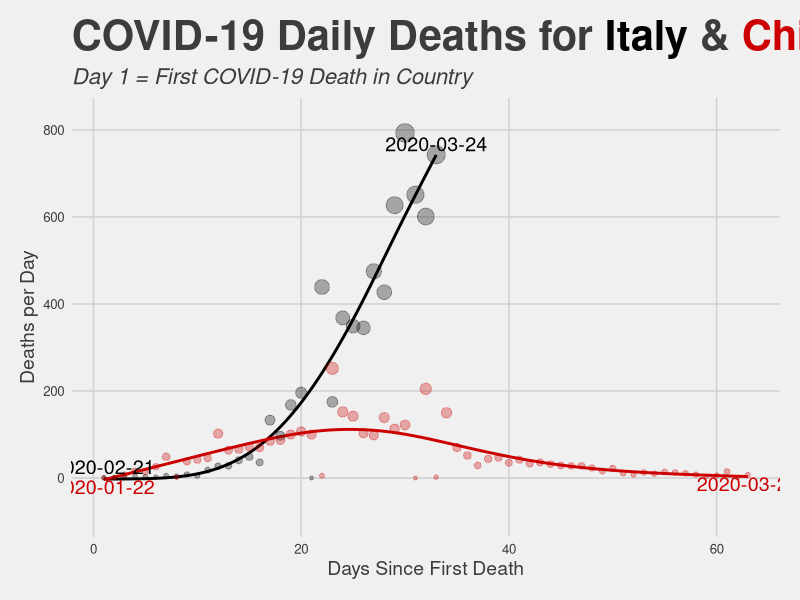
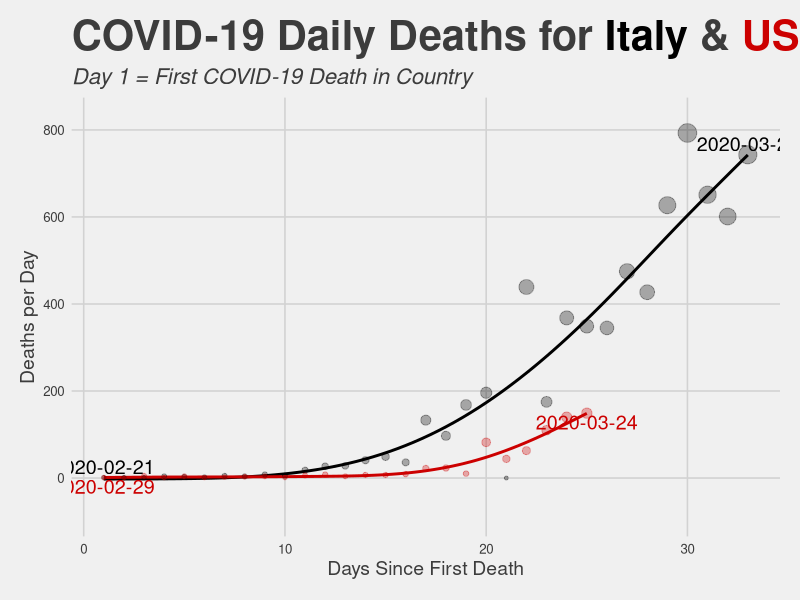
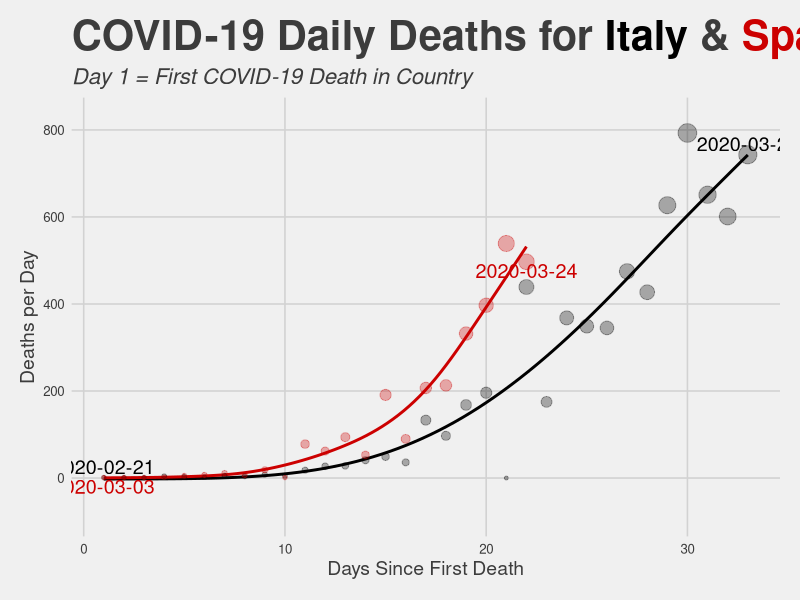
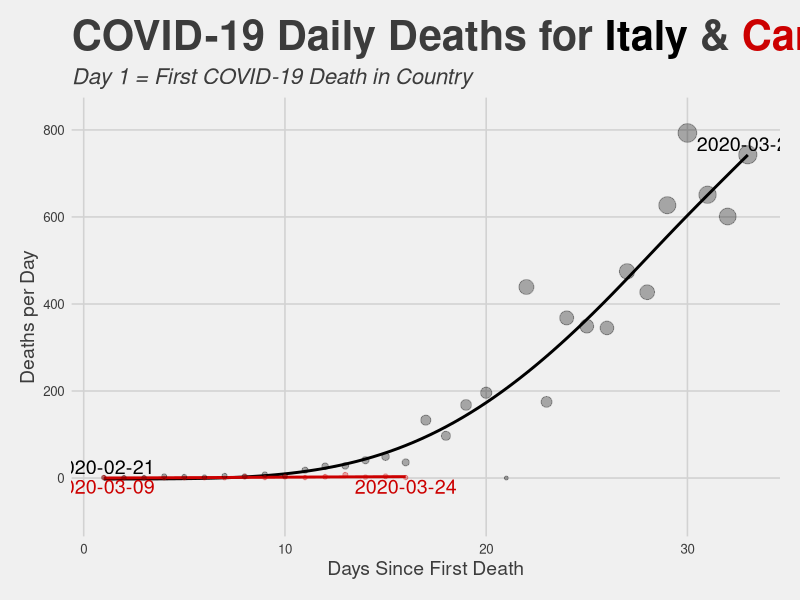
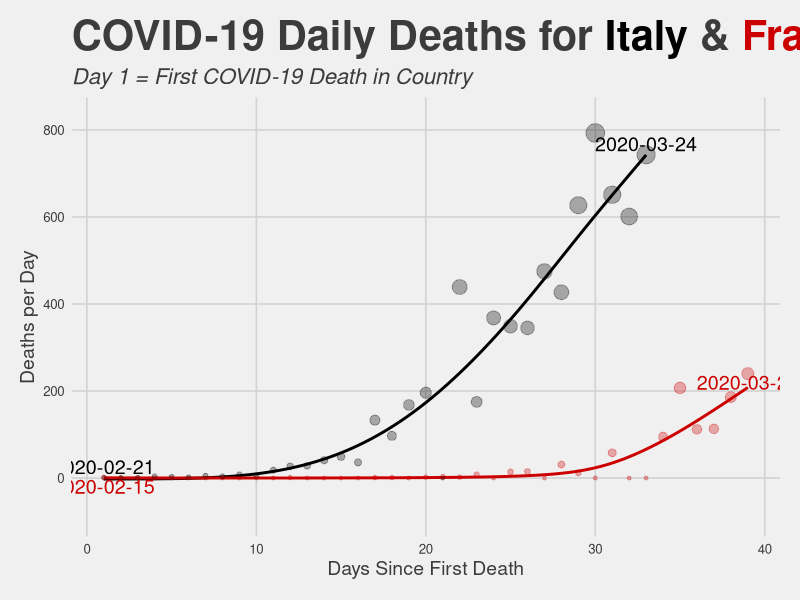
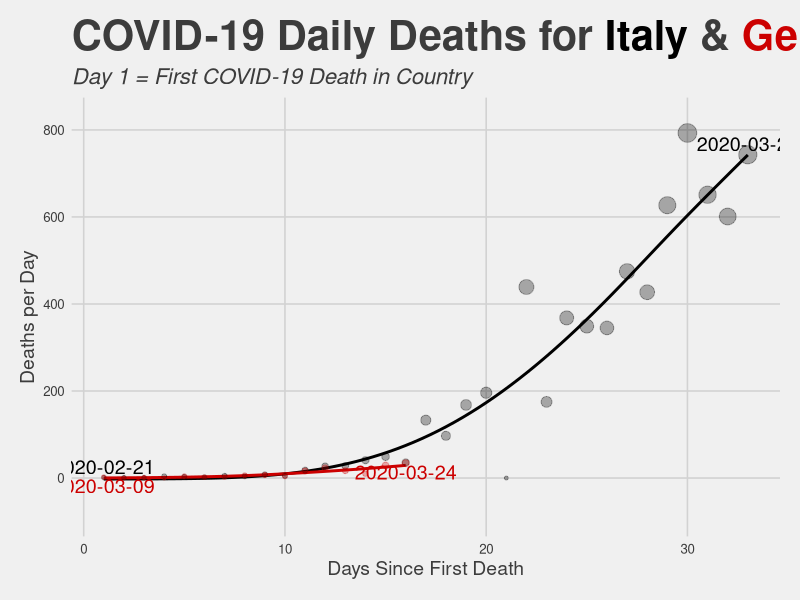

Here is the R script that generated these plots, in order:
library(tidyverse)
library(ggthemes)
library(ggtext)
library(lubridate)

covid19_tidy <- read_csv("csse_covid19_timeseries_combined_tidy.csv")

countries_of_interest <- c("China", "US","Spain","Canada","France","Germany")
# countries_of_interest <- c("France")

i = 1

for (i in 1:length(countries_of_interest)) {
  
country <- countries_of_interest[i]

covid_italy <- covid19_tidy %>% 
  filter(Country == "Italy",
         Deaths_Total > 0)

covid_italy$Day <- 1:length(covid_italy$Date)

covid_other <- covid19_tidy %>% 
  filter(Country == country,
         Deaths_Total > 0) %>% 
  group_by(Date) %>% 
  summarise(Deaths_Daily = sum(Deaths_Daily))

covid_other$Day <- 1:length(covid_other$Date)

deaths_total_italy <- covid_italy$Deaths_Total[length(covid_italy$Deaths_Total)]

ggplot() +
  
  #add trend line
  stat_smooth(data = covid_italy, aes(x = Day, y = Deaths_Daily), colour = "#000000", alpha = 0.1, method = "gam", fill = NA) +
  stat_smooth(data = covid_other, aes(x = Day, y = Deaths_Daily), colour = "#cc0000", alpha = 0.1, method = "gam", fill = NA) +
  
  #add points
  geom_point(data = covid_italy, aes(x = Day, y = Deaths_Daily, size = Deaths_Daily), colour = "#00000050") +
  geom_point(data = covid_other, aes(x = Day, y = Deaths_Daily, size = Deaths_Daily), colour = "#cc000050") +
  
  #add text
  geom_text(data = covid_italy[c(1,length(covid_italy$Date)),], aes(x = Day, y = Deaths_Daily + 25, label = Date), colour = "#000000", size = 5) +
  geom_text(data = covid_other[c(1,length(covid_other$Date)),], aes(x = Day, y = Deaths_Daily - 20, label = Date), colour = "#cc0000", size = 5) +
  
  #customize the theme
  theme_fivethirtyeight() +
  labs(title = paste("COVID-19 Daily Deaths for **<span style='color:#000000'>Italy**</span> & **<span style='color:#cc0000'>", country, "</span>**", sep = ""),
       x = "Days Since First Death",
       y = "Deaths per Day",
       subtitle = "_Day 1 = First COVID-19 Death in Country_") +
  theme(legend.position = "none",
        plot.title = element_markdown(size = 30),
        plot.subtitle = element_markdown(size = 16),
        axis.title = element_markdown(size = 14)) +
  NULL

#save plot
ggsave(paste0("figures/covid-19_daily_deaths_italy_",country,".png"), width = 14, height = 7)

}
